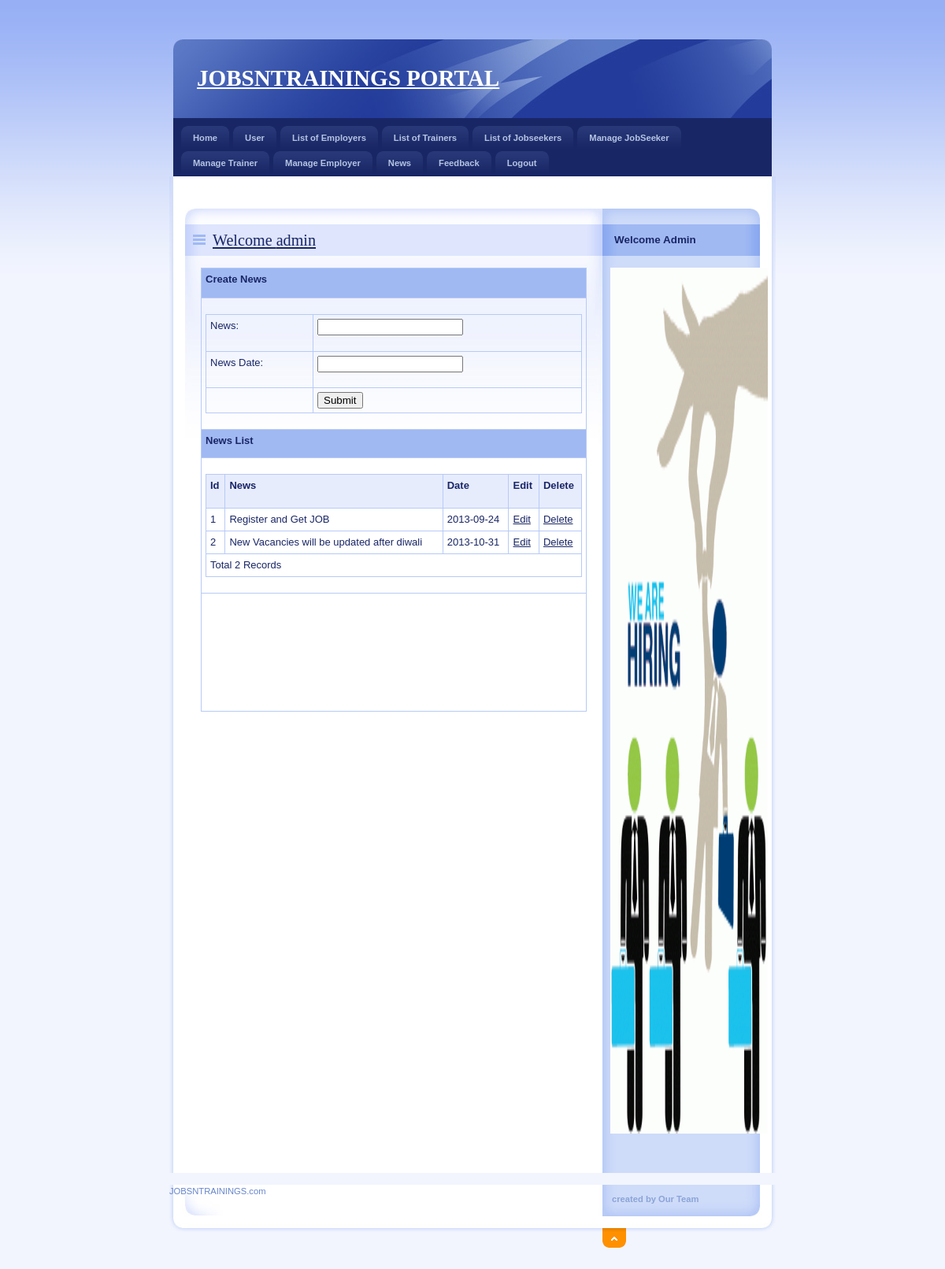
/Admin/News.php (signed in), run on the app's committed database.
### tables this page shows
CREATE TABLE IF NOT EXISTS `news_master` (
  `NewsId` int(11) NOT NULL AUTO_INCREMENT,
  `News` varchar(200) NOT NULL,
  `NewsDate` date NOT NULL,
  PRIMARY KEY (`NewsId`)
);

### Admin/News.php (the view, shortened to what this page needs)
<!DOCTYPE html PUBLIC "-//W3C//DTD XHTML 1.0 Strict//EN" "http://www.w3.org/TR/xhtml1/DTD/xhtml1-strict.dtd">
<html xmlns="http://www.w3.org/1999/xhtml" xml:lang="cs" lang="cs">
<head>
    <link rel="stylesheet" media="screen,projection" type="text/css" href="./css/main.css"/>
    <link rel="stylesheet" media="print" type="text/css" href="./css/print.css"/>
    <link rel="stylesheet" media="aural" type="text/css" href="./css/aural.css"/>
    <link href="../SpryAssets/SpryValidationTextField.css" rel="stylesheet" type="text/css"/>
</head>
</head>
<body id="www-url-cz">
<div id="main" class="box">
    <?php
    include "Header.php"
    ?>
    <?php
    include "menu.php"
    ?>
    <div id="page" class="box">
        <div id="page-in" class="box">
            <div id="strip" class="box noprint">
                <p id="breadcrumbs">&nbsp;</p>
            </div>
            <div id="content">
                <div class="article">
                    <h2><span><a href="#">Welcome <?php echo $_SESSION['$UserName'];?></a></span></h2>
                    <table width="100%" border="0" cellspacing="0" cellpadding="0">
                        <tr>
                            <td height="27" bgcolor="#A0B9F3"><span class="style4 style10">Create News</span></td>
                        </tr>
                        <tr>
                            <td height="26">
                                <form id="form1" method="post" action="InsertNews.php">
                                    <table width="100%" height="109" border="0" cellpadding="0" cellspacing="0">
                                        <tr>
                                            <td height="36"><span class="style9">News:</span></td>
                                            <td><span id="sprytextfield1">
                              <label>
                              <input type="text" name="txtNews" id="txtNews"/>
                              </label>
                              <span class="textfieldRequiredMsg">A value is required.</span></span></td>
                                        </tr>
                                        <tr>
                                            <td height="35"><span class="style9">News Date:</span></td>
                                            <td><span id="sprytextfield2">
                              <label>
                              <input type="text" onclick="ds_sh(this);" name="txtDate" id="txtDate"/>
                              </label>
                              <span class="textfieldRequiredMsg">A value is required.</span></span></td>
                                        </tr>
                                        <tr>
                                            <td>&nbsp;</td>
                                            <td><label>
                                                    <input type="submit" name="button" id="button" value="Submit"/>
                                                </label></td>
                                        </tr>
                                    </table>
                                </form>
                            </td>
                        </tr>
                        <tr>
                            <td height="25" bgcolor="#A0B9F3"><span class="style3">News List</span></td>
                        </tr>
                        <tr>
                            <td>
                                <table width="100%" border="1" bordercolor="#1CB5F1">
                                    <tr>
                                        <th height="32" bgcolor="#1CB5F1">
                                            <div align="left" class="style12 style13 style7 style8">Id</div>
                                        </th>
                                        <th bgcolor="#1CB5F1">
                                            <div align="left" class="style11 style7 style8">News</div>
                                        </th>
                                        <th bgcolor="#1CB5F1">
                                            <div align="left" class="style11 style7 style8">Date</div>
                                        </th>
                                        <th height="32" bgcolor="#1CB5F1">
                                            <div align="left" class="style11 style7 style8">Edit</div>
                                        </th>
                                        <th bgcolor="#1CB5F1">
                                            <div align="left" class="style11 style7 style8">Delete</div>
                                        </th>
                                    </tr>
                                    <?php
                                    $con = mysqli_connect("localhost","root","","job");
                                    $sql = "select * from news_master";
                                    $result = mysqli_query($con,$sql);
                                    while ($row = mysqli_fetch_array($result)) {
                                        $Id = $row['NewsId'];
                                        $News = $row['News'];
                                        $NewsDate = $row['NewsDate'];
                                        ?>
                                        <tr>
                                            <td>
                                                <div align="left" class="style11 style7 style8"><?php echo $Id; ?></div>
                                            </td>
                                            <td>
                                                <div align="left"
                                                     class="style11 style7 style8"><?php echo $News; ?></div>
                                            </td>
                                            <td>
                                                <div align="left"
                                                     class="style11 style7 style8"><?php echo $NewsDate; ?></div>
                                            </td>
                                            <td>
                                                <div align="left" class="style11 style7 style8"><a
                                                        href="EditNews.php?NewsId=<?php echo $Id; ?>">Edit</a></div>
                                            </td>
                                            <td>
                                                <div align="left" class="style11 style7 style8"><a
                                                        href="DeleteNews.php?NewsId=<?php echo $Id; ?>">Delete</a></div>
                                            </td>
                                        </tr>
                                        <?php
                                    }
                                    $records = mysqli_num_rows($result);
                                    ?>
                                    <tr>
                                        <td colspan="5">
                                            <div align="left"
                                                 class="style11 style7 style8"><?php echo "Total " . $records . " Records"; ?> </div>
                                        </td>
                                    </tr>
                                </table>
                            </td>
                        </tr>
                        <tr>
                            <td height="26">
                                <form method="post" action="InsertNews.php">
                                    <table width="100%" height="109" border="0" cellpadding="0" cellspacing="0">
                                    </table>
                                </form>
                            </td>
                        </tr>
                    </table>
                    <p>&nbsp;</p>
                    <p class="btn-more box noprint">&nbsp;</p>
                </div>
            </div>
            <?php
            include "right.php"
            ?>
        </div>
    </div>
    <?php
    include "footer.php"
    ?>
</div>
</body>
</html>

### Admin/css/main.css (style rules this page uses)
* { min-height:1px; }
body { border:0; margin:0; padding:0; background:#F2F5FE url("../design/bg.gif") 0 0 repeat-x; font:70%/160% "verdana",sans-serif; color:#192666; _text-align:center; }
a { color:#192666; }
p { border:0; margin:15px 0; padding:0; }
div { display:block; border:0; margin:0; padding:0; }
h1, h2, h3, h4, h5 { border:0; margin:15px 0 10px 0; padding:0; font-weight:bold; }
h2 { font-size:180%; line-height:100%; font-family:"georgia",serif; font-weight:normal; }
table { display:table; border-collapse:collapse; margin:15px 0; padding:0; border:1px solid #B7CAF6; font-size:100%; }
tr { display:table-row; }
th, td { display: table-cell; border:1px solid #B7CAF6; margin:0; padding:5px; vertical-align:top; text-align:left; }
th { background:#E7ECFD; text-align:center; color:#192666; font-weight:bold; }
form { border:0; margin:0; padding:0; }
a, img, span { border:0; margin:0; padding:0; }
.box { min-height:1px; _height:1px; }
.box:after { content:"."; display:block; line-height:0px; font-size:0px; visibility:hidden; clear:both; }
#main { width:770px; margin:50px auto 0 auto; _text-align:left; }
#page { width:770px; min-height:1px; background:#FFF url("../design/bg_page.gif") 0 0 repeat-y; _height:1px; }
#page-in { min-height:1px; padding:10px 0; background:url("../design/bg_page_in.jpg") 0 0 no-repeat; _height:1px; }
#strip { position:relative; clear:both; padding:3px 20px 10px 20px; color:#6182D1; }
#strip p { margin:0; }
#strip #breadcrumbs { width:520px; margin:0; padding:0; }
#content { float:left; width:530px; _width:550px; margin:0; padding:0 0 0 20px; }
#content .article { clear:both; margin:0; padding:20px; background:url("../design/content_article_bg.jpg") 0 0 no-repeat; }
#content .article h2 { margin:0 -20px; padding:10px; background:#DEE5FD url("../design/content_title_bg.gif") 0 0 repeat-y; color:#192666; }
#content .article h2 span { background:url("../design/ico_list.gif") 0 50% no-repeat; padding-left:25px; }
#content .article p { text-align:justify; }
#content .btn-more { margin:0 0 15px 0; padding:0; border:0; position:relative; }

### Admin/css/print.css (style rules this page uses)
body { border:0; margin:0; padding:0; font-size:12pt }
a { color:#000; text-decoration:none; }
h1, h2, h3 { page-break-after:avoid; page-break-inside:avoid; }
table { border-collapse: collapse; border-width:1px; border-style:solid; }
th, td { display:table-cell; border-width:1px; border-style:solid; }
.noprint { display:none; }

### Admin/css/aural.css (style rules this page uses)
body { voice-family:paul,male; volume:loud; speech-rate:slow; richness:90; stress:20; }
h1, h2, h3, h4, h5 { cue-before:url("ping.au"); }
p, table { pause:50ms; }

### Admin/News.php (style rules this page uses)
.style3 { font-family: Verdana, Arial, Helvetica, sans-serif; font-size: small; font-weight: bold; color: #192666; }
.style4 { font-family: Verdana, Arial, Helvetica, sans-serif; font-size: small; font-weight: bold; color: #FFFFFF; }
.style7 { font-size: small }
.style8 { font-family: Verdana, Arial, Helvetica, sans-serif }
.style9 { font-family: Verdana, Arial, Helvetica, sans-serif; font-size: small; }

### data on the page
news_master: NewsId "1", News "Register and Get JOB", NewsDate "2013-09-24"
news_master: NewsId "2", News "New Vacancies will be updated after diwali", NewsDate "2013-10-31"

### other printed values
$_SESSION['$UserName'] "admin"
$records "2"
